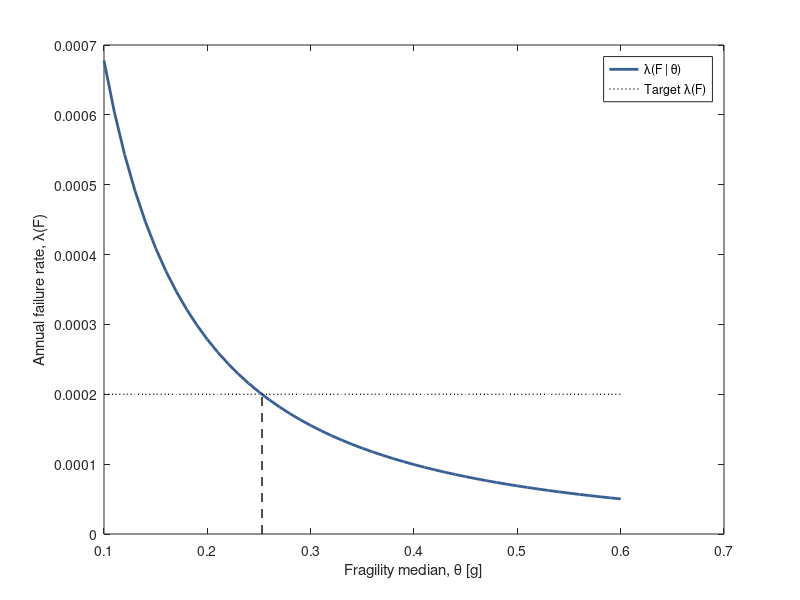

Recreate this plot in MATLAB. (Note: this script raises an error after producing the figure.)
% Illustrate risk-targeted hazard level

% Jack Baker
% 12/20/2017, modified 8/1/2018
% modified 1/7/2021 to allow optional color figures

clear; close all; clc;

    colorspec{1} = [56 95 150]/255;
    colorspec{2} = [207 89 33]/255;
    colorspec{3} = [158 184 219]/255;
    colorspec{4} = [231 184 0]/255;
    colorspec{5} = [128 0 0]/255;
    
    linespec{1} = '-';
    linespec{2} = '-';
    linespec{3} = '-';
    linespec{4} = '-';
    linespec{5} = '-';
    

%% load previous hazard curve 
x = logspace(log10(0.001), log10(2), 100); % IM values to consider 

% mean hazard from Chapter 6 simplified logic tree 
lambdaMean = [0.0251694954594308,0.0243005973346253,0.0234365472558623,0.0225792462468511,0.0217305158448367,0.0208920837822666,0.0200655715142511,0.0192524837495085,0.0184542000865126,0.0176719688005284,0.0169069027730509,0.0161599775046000,0.0154320311063565,0.0147237661269249,0.0140357530384293,0.0133684351816874,0.0127221349535275,0.0120970610102702,0.0114933162595579,0.0109109064174252,0.0103497489179256,0.00980968197780037,0.00929047363756543,0.00879183062195665,0.00831340688589137,0.00785481173602961,0.00741561744179956,0.00699536627266170,0.00659357691982798,0.00620975028017252,0.00584337459734840,0.00549392996997187,0.00516089224907525,0.00484373635688936,0.00454193906650127,0.00425498128721521,0.00398234990373885,0.00372353921886845,0.00347805204941328,0.00324540052394014,0.00302510662878499,0.00281670254590154,0.00261973082270939,0.00243374441035183,0.00225830660283430,0.00209299090552312,0.00193738085754465,0.00179106982882404,0.00165366080890037,0.00152476620129790,0.00140400763414932,0.00129101579497441,0.00118543029502282,0.00108689956639214,0.000995080793225799,0.000909639876668399,0.000830251431896055,0.000756598814428752,0.000688374172055584,0.000625278518042679,0.000567021820830418,0.000513323105142555,0.000463910559307276,0.000418521643610899,0.000376903194651442,0.000338811520914285,0.000304012485139082,0.000272281569469359,0.000243403919858480,0.000217174366732617,0.000193397419468867,0.000171887232821039,0.000152467544004570,0.000134971579723542,0.000119241932976582,0.000105130410005028,9.24978482376873e-05,8.12139065351012e-05,7.11568294363794e-05,6.22131874592354e-05,5.42775957953396e-05,4.72524139769621e-05,4.10474292661717e-05,3.55795266353024e-05,3.07723482686310e-05,2.65559455227739e-05,2.28664262410104e-05,1.96456002286791e-05,1.68406255681954e-05,1.44036582884222e-05,1.22915077099856e-05,1.04652995717140e-05,8.89014880956513e-06,7.53484361431181e-06,6.37154214337735e-06,5.37548301094735e-06,4.52471043365022e-06,3.79981467097529e-06,3.18368817390031e-06,2.66129764494389e-06];
lambdaIM = lambdaMean; % pick a hazard curve to use

dLambda =  abs([diff(lambdaIM) 0]);  % derivative of hazard curve

%% find risk-targeted fragility

lambdaTarg = 2e-4; % target collapse risk
pTarg = 1-exp(-lambdaTarg*50); % collapse probability in 50 years

betaIM = 0.6; % assumed fragility beta
thetaIM = 0.1:0.01:0.6;
for i=1:length(thetaIM)
    pFail = normcdf(log(x), log(thetaIM(i)), betaIM);
    failRate(i) = sum(pFail .* dLambda);
end
thetaTarget = interp1(failRate,thetaIM,lambdaTarg); % find risk-targeted theta

figure
plot(thetaIM, failRate, '-', 'linewidth', 2, 'color', colorspec{1})
hold on
plot(thetaIM, lambdaTarg*ones(size(thetaIM)), ':k', 'linewidth', 1)
plot(thetaTarget*[1 1], [0 lambdaTarg], '--k', 'linewidth', 1)
legend('\lambda(F | \theta)', 'Target \lambda(F)')
xlabel('Fragility median, \theta [g]')
ylabel('Annual failure rate, \lambda(F)')

% alternate beta
betaIM2 = 0.7; % assumed fragility beta
for i=1:length(thetaIM)
    pFail = normcdf(log(x), log(thetaIM(i)), betaIM2);
    failRate2(i) = sum(pFail .* dLambda);
end
thetaTarget2 = interp1(failRate2,thetaIM,lambdaTarg); % find risk-targeted theta

% another alternate beta
betaIM3 = 0.8; % assumed fragility beta
for i=1:length(thetaIM)
    pFail = normcdf(log(x), log(thetaIM(i)), betaIM3);
    failRate3(i) = sum(pFail .* dLambda);
end
thetaTarget3 = interp1(failRate3,thetaIM,lambdaTarg); % find risk-targeted theta


fig = figure;
set(fig,'defaultAxesColorOrder',[0 0 0; 0 0 0]);
yyaxis left
plot(x, normcdf(log(x), log(thetaTarget), betaIM), '-', 'linewidth', 2, 'color', colorspec{1})
hold on
plot(x, normcdf(log(x), log(thetaTarget2), betaIM2), '-', 'linewidth', 2, 'color', colorspec{2})
plot(x, normcdf(log(x), log(thetaTarget3), betaIM3), '-', 'linewidth', 2, 'color', colorspec{3})
ylabel('Probability of failure, P(F | SA=x)')
xlabel('Spectral Acceleration, SA(1 s) [g]')
yyaxis right
plot(x, lambdaIM, '--', 'linewidth', 2, 'color', colorspec{4})
ylim([0 0.002])
ylabel('Annual exceedance rate, \lambda(SA>x)')
legend(['\beta = ' num2str(betaIM)], ['\beta = ' num2str(betaIM2)], ['\beta = ' num2str(betaIM3)], 'Ground-motion hazard', 'location', 'southeast')
xlim([0 1])



